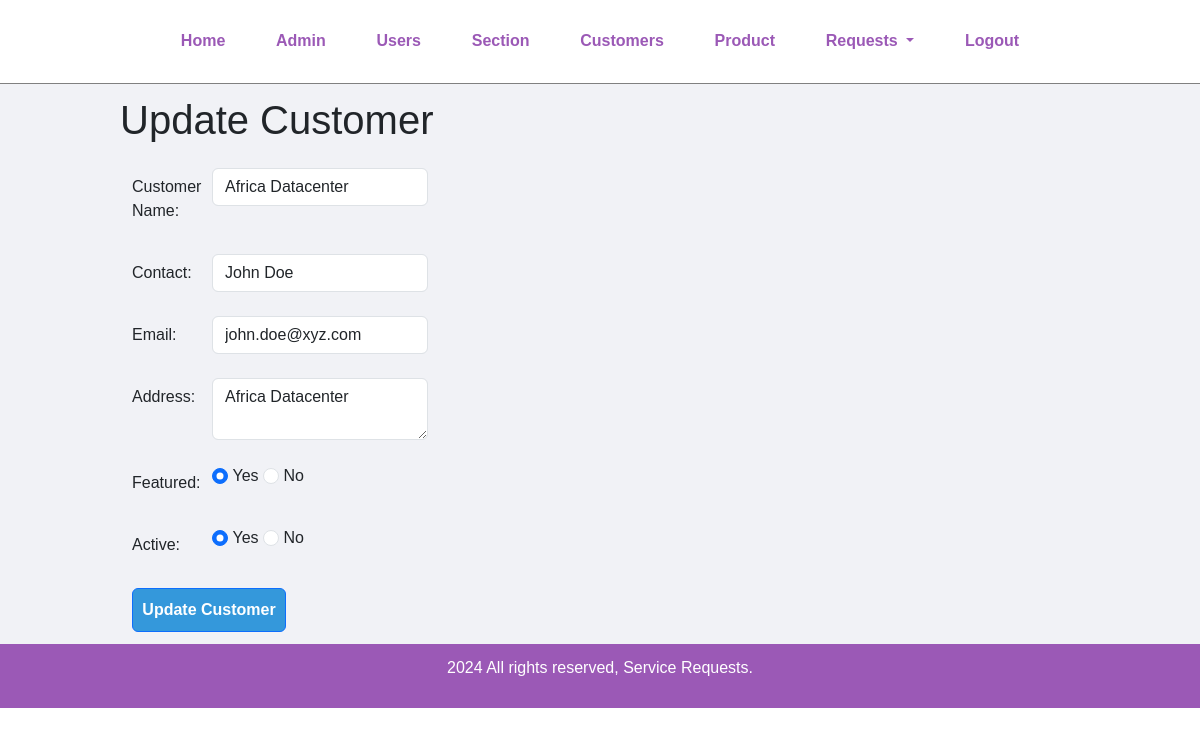
Page /update-customer.php?id=1 (signed in) on the committed database.
### tables this page shows
CREATE TABLE `tbl_customer` (
  `id` int(10) UNSIGNED NOT NULL,
  `customer_name` varchar(150) DEFAULT NULL,
  `customer_contact` varchar(20) DEFAULT NULL,
  `customer_email` varchar(150) DEFAULT NULL,
  `customer_address` varchar(255) DEFAULT NULL,
  `featured` varchar(10) NOT NULL,
  `active` varchar(10) NOT NULL
);

### update-customer.php (the view, shortened to what this page needs)
<?php include('partials/menu.php'); ?>
<?php
    if(isset($_GET['id'])) {
        $id = $_GET['id'];
        $sql2 = "SELECT * FROM tbl_customer WHERE id=?";
        $stmt2 = mysqli_prepare($conn, $sql2);
        mysqli_stmt_bind_param($stmt2, 'i', $id);
        mysqli_stmt_execute($stmt2);
        $res2 = mysqli_stmt_get_result($stmt2);
        $row2 = mysqli_fetch_assoc($res2);
        $name = $row2['customer_name'];
        $contact = $row2['customer_contact'];
        $email = $row2['customer_email'];
        $address = $row2['customer_address'];
        $featured = $row2['featured'];
        $active = $row2['active'];
    } else {
        header('location:'.SITEURL.'manage-customer.php');
        exit;
    }
?>
<div class="main-content">
    <div class="wrapper">
        <h1 class="row mb-4">Update Customer</h1>
        <form action="" method="POST" enctype="multipart/form-data">
            <div class="row mb-4">
                <label for="inputCustomerName" class="col-sm-1 col-form-label">Customer Name:</label>
                <div class="col-sm-3">
                    <input type="text" id="customer_name" name="customer_name" value="<?php echo htmlspecialchars($name); ?>" class="form-control">
                </div>
            </div>
            <div class="row mb-4">
                <label for="InputContact" class="col-sm-1 col-form-label">Contact:</label>
                <div class="col-sm-3">
                    <input type="text" id="customer_contact" name="customer_contact" value="<?php echo htmlspecialchars($contact); ?>" class="form-control">
                </div>
            </div>
            <div class="row mb-4">
                <label for="InputEmail" class="col-sm-1 col-form-label">Email:</label>
                <div class="col-sm-3">
                    <input type="email" id="customer_email" name="customer_email" value="<?php echo htmlspecialchars($email); ?>" class="form-control">
                </div>
            </div>
            <div class="row mb-4">
                <label for="InputAddress" class="col-sm-1 col-form-label">Address:</label>
                <div class="col-sm-3">
                    <textarea id="customer_address" name="customer_address" class="form-control"><?php echo htmlspecialchars($address); ?></textarea>
                </div>
            </div>
            <div class="row mb-4">
                <label for="inputFeatured" class="col-sm-1 col-form-label">Featured:</label>
                <div class="col-sm-3">
                    <input <?php if($featured == "Yes") { echo "checked"; } ?> class="form-check-input" type="radio" name="featured" id="featuredyes" value="Yes">
                    <label class="form-check-label" for="featuredyes">Yes</label>
                    <input <?php if($featured == "No") { echo "checked"; } ?> class="form-check-input" type="radio" name="featured" id="featuredno" value="No">
                    <label class="form-check-label" for="featuredno">No</label>
                </div>
            </div>
            <div class="row mb-4">
                <label for="inputActive" class="col-sm-1 col-form-label">Active:</label>
                <div class="col-sm-3">
                    <input <?php if($active == "Yes") { echo "checked"; } ?> class="form-check-input" type="radio" name="active" id="activeyes" value="Yes">
                    <label class="form-check-label" for="activeyes">Yes</label>
                    <input <?php if($active == "No") { echo "checked"; } ?> class="form-check-input" type="radio" name="active" id="activeno" value="No">
                    <label class="form-check-label" for="activeno">No</label>
                </div>
            </div>
            <input type="submit" name="submit" value="Update Customer" class="btn btn-primary col-sm-1.2">
        </form>
    </div>
</div>
<?php include('partials/footer.php'); ?>

### css/admin.css (style rules this page uses)
* { margin: 0; padding: 0; font-family: Arial, Helvetica, sans-serif; }
.wrapper { padding: 1%; width: 80%; margin: 0 auto; }
.btn-primary { background-color: #3498db; padding: 1%; color: white; text-decoration: none; font-weight: bold; }
.main-content { background-color: #f1f2f6; }

### rows in the picture
tbl_customer: customer_name "Africa Datacenter", customer_contact "John Doe", customer_email "john.doe@xyz.com", customer_address "Africa Datacenter", featured "☑ Yes", featured "☐ No", active "☑ Yes", active "☐ No"
